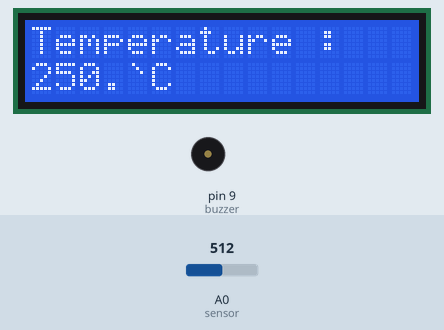
The sketch below on a simulated Arduino Uno, built with avr-gcc and run on an emulated ATmega328P. On the bench: 16×2 character LCD, buzzer (waves = sounding). Inputs (shaded band) come from the test bench; at power-on: A0 (sensor) = 512. What the sketch prints to the serial monitor is not drawn.

Above: at 4.2 s.
4.3 s: A0 (sensor) set to 44
At 6.6 s:
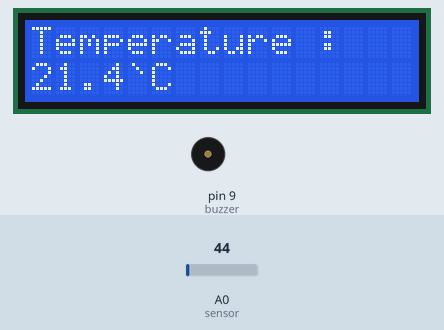
6.9 s: A0 (sensor) set to 38
At 8.15 s:
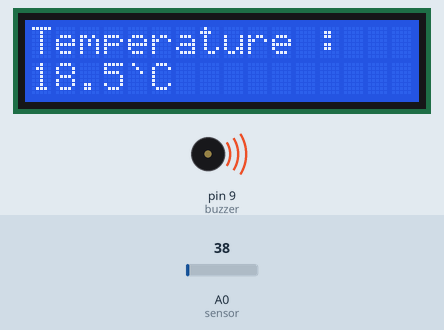
11.3 s: A0 (sensor) set to 10
At 12.5 s:
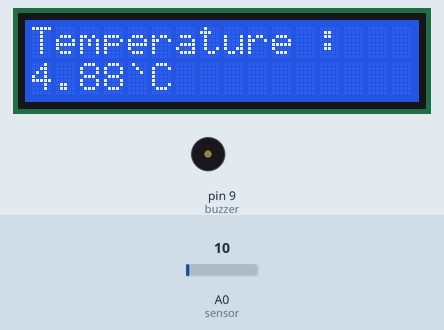
Timing chart, 0 to 19.5 s (numbered marks = the images above; inputs shaded):
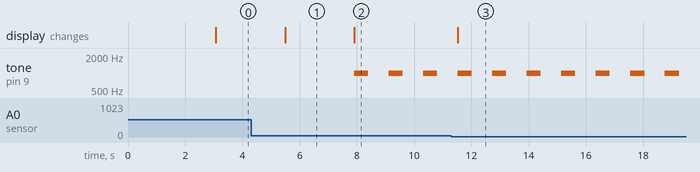

Measured:
- the behaviour switches between 41 and 40 on A0 (sensor) (found by bisection; images 1 and 2)
- after the input at 4.3 s, the display: changes after 1.2 s (image 1)
- after the input at 6.9 s, tone on pin 9 (buzzer): alternates 1000 Hz for 0.50 s and silent for 0.71 s, starting after 1.0 s; the display: changes after 1.0 s (image 2)
- after the input at 11.3 s, the display: changes after 0.22 s (image 3)

The sketch:

16x2_lm35_buzzer_02.ino
```cpp
#include<LiquidCrystal.h>
#define sensor A0
#define rs 2
#define en 3
#define d4 4
#define d5 5
#define d6 6
#define d7 7

#define buzzer 9

float temp;
LiquidCrystal lcd(rs, en, d4, d5, d6, d7);

void setup()
{
  Serial.begin(9600);
  lcd.begin(16,2);
  lcd.clear();
  lcd.setCursor(0,0);
  lcd.print("Thermometer");
  lcd.setCursor(0,1);
  lcd.print("By Saikat");
  delay(3000);

  pinMode(buzzer,OUTPUT);
}

void loop()
{
  temp = analogRead(sensor);
  temp = temp*0.48828125;

  Serial.print("Temperature : ");
  Serial.print(temp);
  Serial.println(" ");

  lcd.clear();
  lcd.setCursor(0,0);
  lcd.print("Temperature : ");
  lcd.setCursor(0,1);
  lcd.print(temp);
  lcd.setCursor(4,1);
  lcd.print("`C");

  if(temp<20.0)
  {
    tone(buzzer,1000,500);

  }

  else if(temp<15.0)
  {
    tone(buzzer,1000,250);
    delay(500);
  }

  else if(temp<10.0)
  {
   tone(buzzer,1000,125);
  }
  else if(temp>20.0)
  {
    noTone(buzzer);
  }
  delay(1200);

}
```
